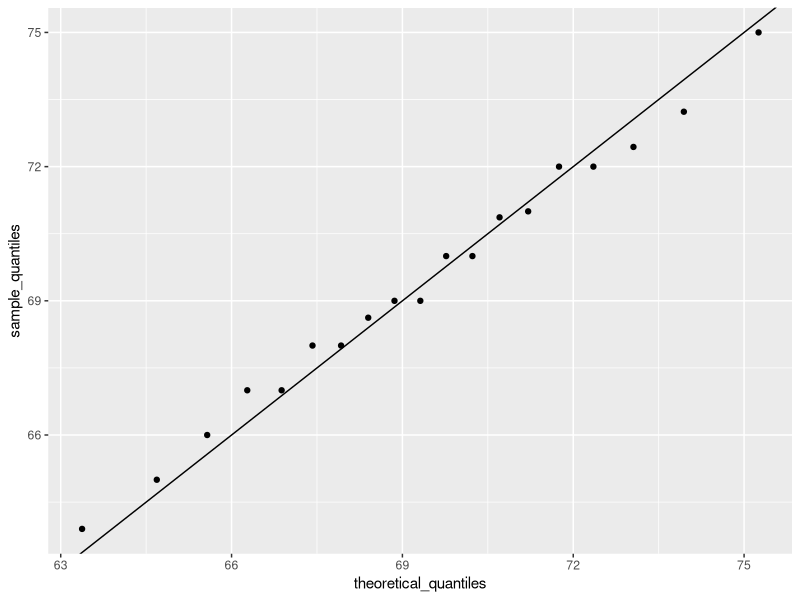
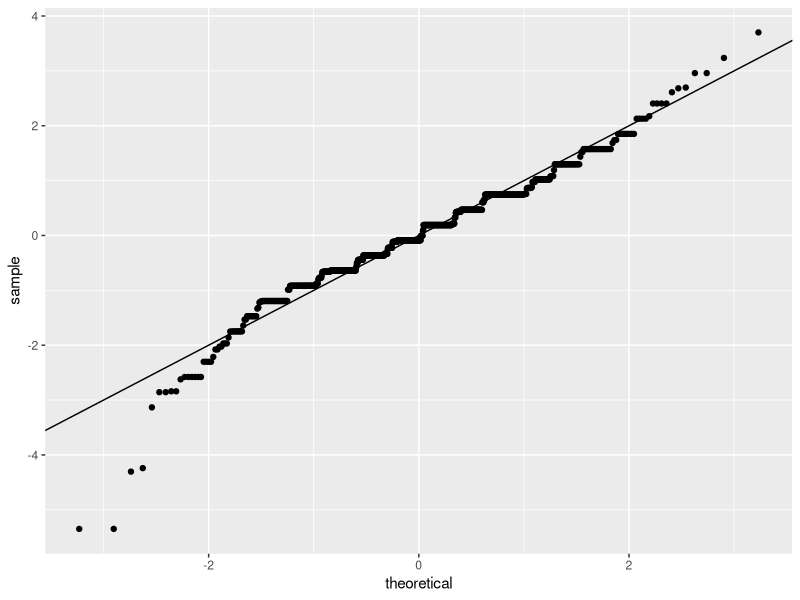
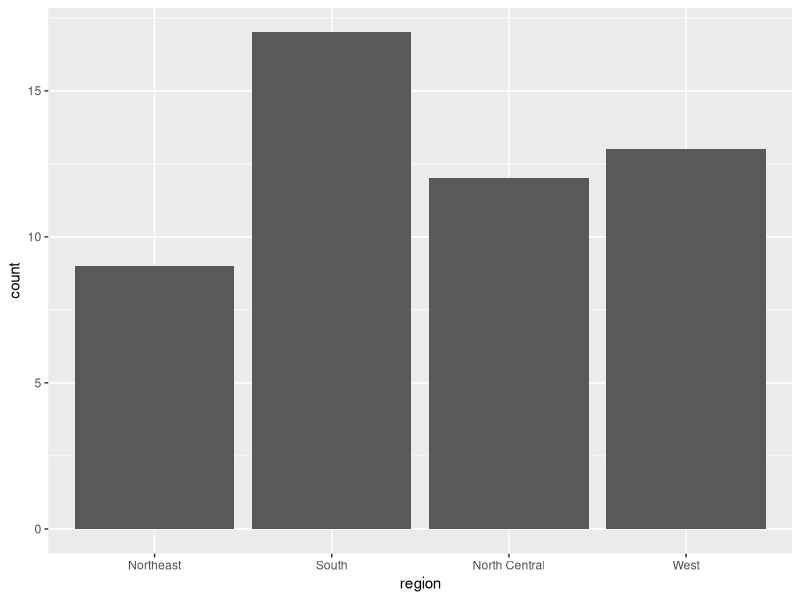
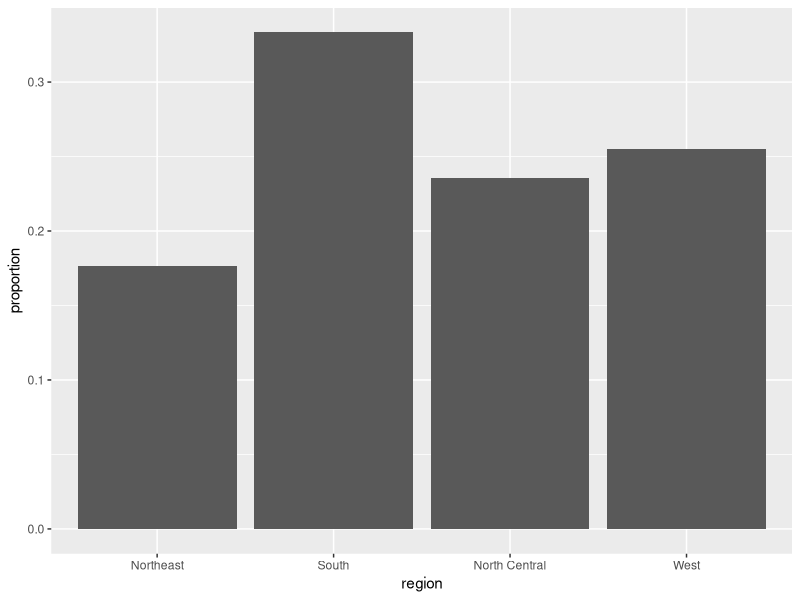
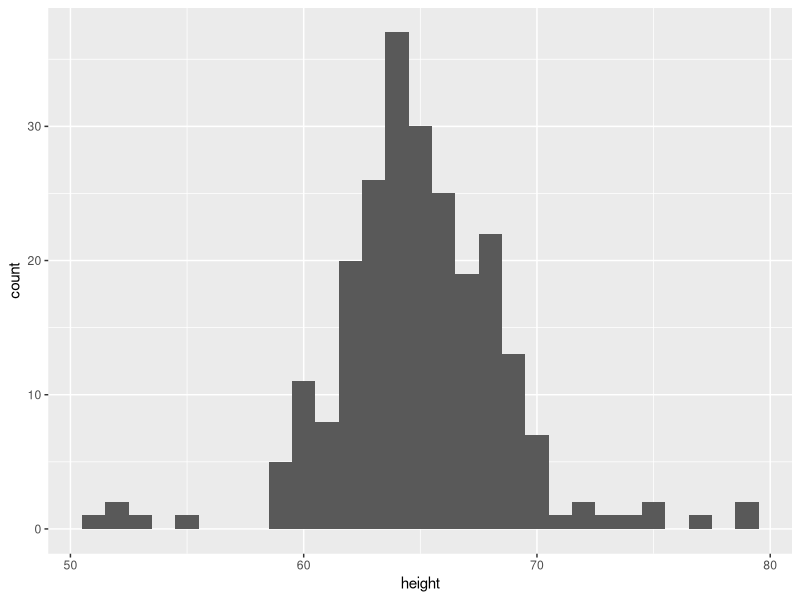
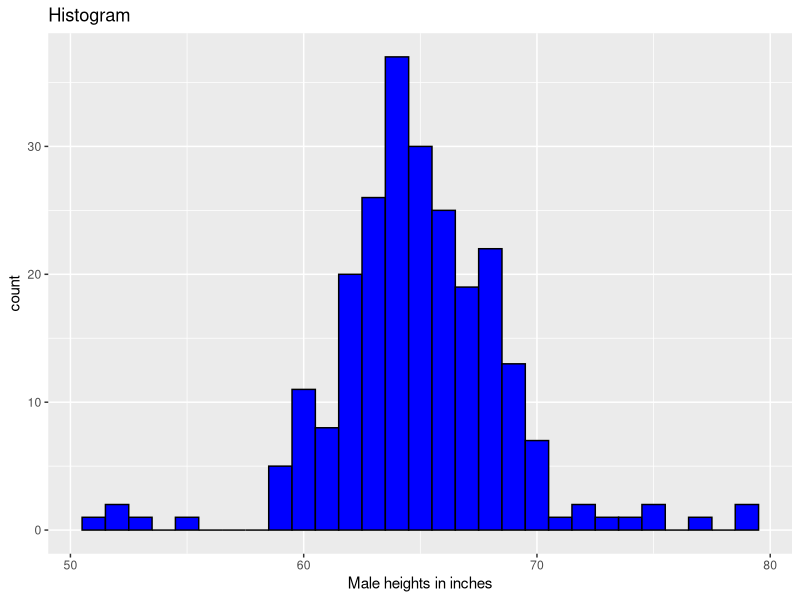
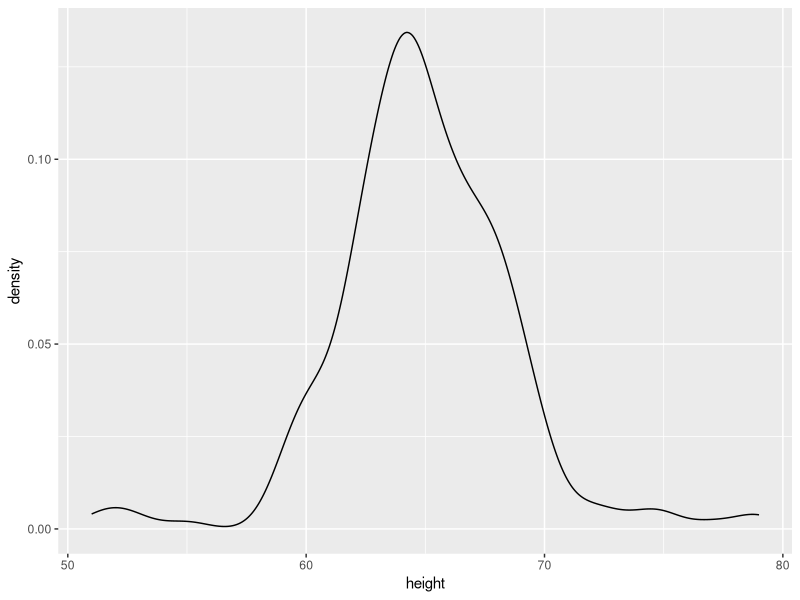
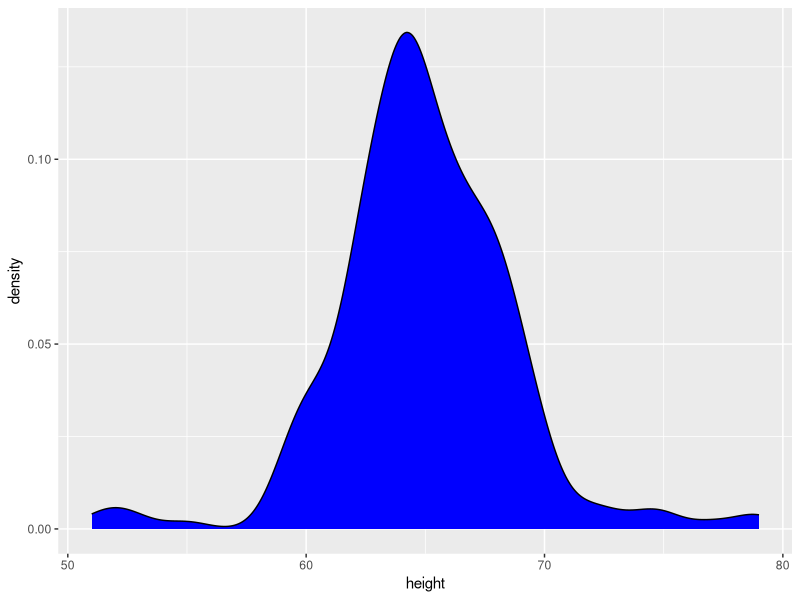

Recreate these plots in R, in order.
## ---- chunk 1
library(tidyverse)
library(dslabs)
data(heights)
head(heights)
#>      sex height
#> 1   Male     75
#> 2   Male     70
#> 3   Male     68
#> 4   Male     74
#> 5   Male     61
#> 6 Female     65
## ---- chunk 2
#> 
#> Female   Male 
#>  0.227  0.773
## ---- chunk 3
index <- heights$sex=="Male"
x <- heights$height[index]
## ---- chunk 4
m <- mean(x)
s <- sd(x)
c(average = m, sd = s)
#> average      sd 
#>   69.31    3.61
## ---- chunk 5
z <- scale(x)
## ---- chunk 6
mean(abs(z) < 2)
#> [1] 0.95
## ---- chunk 7
pnorm(-1.96)
#> [1] 0.025
## ---- chunk 8
qnorm(0.975)
#> [1] 1.96
## ---- chunk 9
qnorm(0.975, mean = 5, sd = 2)
#> [1] 8.92
## ---- chunk 10
mean(x <= 69.5)
#> [1] 0.515
## ---- chunk 11
p <- seq(0.05, 0.95, 0.05)
## ---- chunk 12
sample_quantiles <- quantile(x, p)
## ---- chunk 13
theoretical_quantiles <- qnorm(p, mean = mean(x), sd = sd(x))
## ---- chunk 14
qplot(theoretical_quantiles, sample_quantiles) + geom_abline()
## ---- chunk 15
heights %>% filter(sex=="Male") %>%
  ggplot(aes(sample = scale(height))) + 
  geom_qq() +
  geom_abline()
## ---- chunk 16
heights %>% filter(sex=="Female") %>% top_n(5, desc(height)) %>% pull(height)
#> [1] 51 53 55 52 52
## ---- chunk 17
library(dslabs)
data(heights)
male <- heights$height[heights$sex=="Male"]
female <- heights$height[heights$sex=="Female"]
## ---- chunk 18
p = seq(0.1, 1, 0.1 )
male_percentile = male %>% quantile(p)
female_percentile = female %>% quantile(p)
## ---- chunk 19
library(dslabs)
data(heights)
x <- heights$height[heights$sex=="Male"]
## ---- chunk 20
mean(x <= 72)
mean(x < 69)

mean(x > 69 & x <= 72)
## ---- chunk 21
pnorm(72, mean = mean(x), sd = sd(x))
pnorm(69, mean = mean(x), sd = sd(x))
## ---- chunk 22
# mean function
mean(x <79)
mean(x <= 81)

# pnorm function
pnorm(79, mean = mean(x), sd = sd(x))
pnorm(81, mean = mean(x), sd = sd(x))

#compare values
pnorm(79, mean = mean(x), sd = sd(x)) - mean(x <79)
pnorm(81, mean = mean(x), sd = sd(x)) - mean(x <= 81)
## ---- chunk 23
# 1 foot = 12 inches
pnorm(84, mean = 69, sd = 3)
## ---- chunk 24
# proportion for 7-feet-tall
p = 1- pnorm(84, mean = 69, sd = 3)

# calculate the numbers

10^9 * p
## ---- chunk 25
# 앞에서 사용한 수식
# p = 1- pnorm(84, mean = 69, sd = 3)
# 10^9 * p

10 / (10^9 *(1- pnorm(84, mean = 69, sd = 3) ))
## ---- chunk 26
p = 1 - pnorm(80, mean = 69, sd = 3)
prop80 <- 10^9 * p

# 전 세계 기준으로 80inches 이상 키의 비율
1- pnorm(80, mean = 69, sd = 3)

# 전 세계 80inches 를 넘는 사람들 중 NBA에 있는 사람들에 대한 비율
150 / prop80
## ---- chunk 27
murders %>% ggplot(aes(region)) + geom_bar()
## ---- chunk 28
data(murders)
tab <- murders %>% 
  count(region) %>% 
  mutate(proportion = n/sum(n))
tab
#> # A tibble: 4 x 3
#>   region            n proportion
#>   <fct>         <int>      <dbl>
#> 1 Northeast         9      0.176
#> 2 South            17      0.333
#> 3 North Central    12      0.235
#> 4 West             13      0.255
## ---- chunk 29
tab %>% ggplot(aes(region, proportion)) + geom_bar(stat = "identity")
## ---- chunk 30
heights %>% 
  filter(sex == "Female") %>% 
  ggplot(aes(height)) + 
  geom_histogram(binwidth = 1)
## ---- chunk 31
heights %>% 
  filter(sex == "Female") %>% 
  ggplot(aes(height)) +
  geom_histogram(binwidth = 1, fill = "blue", col = "black") +
  xlab("Male heights in inches") + 
  ggtitle("Histogram")
## ---- chunk 32
heights %>% 
  filter(sex == "Female") %>%
  ggplot(aes(height)) +
  geom_density()
## ---- chunk 33
heights %>% 
  filter(sex == "Female") %>%
  ggplot(aes(height)) +
  geom_density(fill="blue")
## ---- chunk 34
heights %>%
  filter(sex == "Female") %>%
  ggplot(aes(height)) +
  geom_density(fill="blue", adjust=2)
## ---- chunk 35
heights %>% filter(sex=="Male") %>%
  ggplot(aes(sample = height)) +
  geom_qq()
## ---- chunk 36
params <- heights %>% filter(sex=="Male") %>%
  summarize(mean = mean(height), sd = sd(height))

heights %>% filter(sex=="Male") %>%
  ggplot(aes(sample = height)) +
  geom_qq(dparams = params) +
  geom_abline()
## ---- chunk 37
heights %>% 
  filter(sex=="Male") %>%
  ggplot(aes(sample = scale(height))) + 
  geom_qq() +
  geom_abline()
## ---- chunk 38
x <- expand.grid(x = 1:12, y = 1:10) %>% 
  mutate(z = 1:120) 
## ---- chunk 39
x %>% ggplot(aes(x, y, fill = z)) + 
  geom_raster()
## ---- chunk 40
x %>% ggplot(aes(x, y, fill = z)) + 
  geom_raster() + 
  scale_fill_gradientn(colors =  terrain.colors(10))
## ---- chunk 41
x <- heights %>% 
  filter(sex=="Male") %>% 
  pull(height)
## ---- chunk 42
qplot(x)
#> `stat_bin()` using `bins = 30`. Pick better value with `binwidth`.
## ---- chunk 43
qplot(sample = scale(x)) + geom_abline()
## ---- chunk 44
heights %>% qplot(sex, height, data = .)
## ---- chunk 45
heights %>% qplot(sex, height, data = ., geom = "boxplot")
## ---- chunk 46
qplot(x, geom = "density")
## ---- chunk 47
qplot(x, bins=15, color = I("black"), xlab = "Population")
## ---- chunk 48
heights %>% 
  ggplot(aes(height)) + 
  geom_histogram()
## ---- chunk 49
heights %>% 
  ggplot(aes(height)) + 
  geom_histogram(binwidth = 1)
## ---- chunk 50
heights %>% 
  ggplot(aes(height)) + 
  geom_density()
## ---- chunk 51
heights %>% 
  ggplot(aes(x= height, group = sex)) + 
  geom_density()
## ---- chunk 52
heights %>% 
  ggplot(aes(x= height, color = sex)) + 
  geom_density()
## ---- chunk 53
heights %>% 
  ggplot(aes(x= height, fill = sex)) + 
  geom_density()
## ---- chunk 54
heights %>% 
  ggplot(aes(x= height, fill = sex)) + 
  geom_density(alpha = 0.2)
